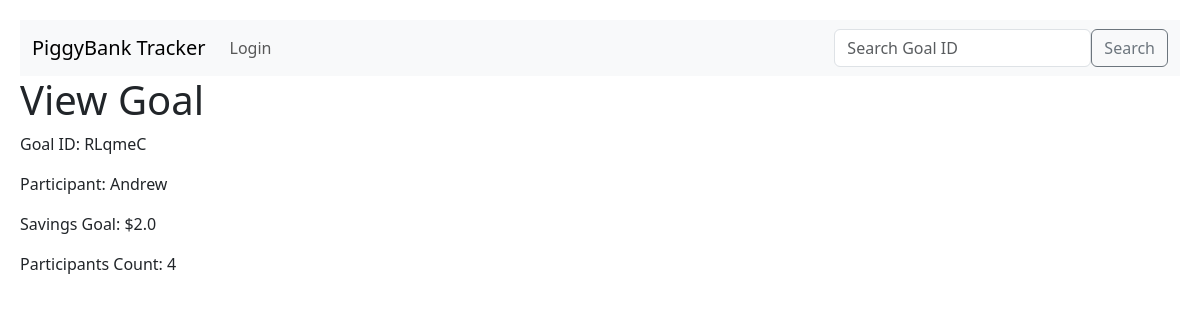
The app's page /view_goal/RLqmeC with its own data.
### models.py (models this page shows)
class Goal(db.Model):
    id = db.Column(db.String(10), primary_key=True)
    name = db.Column(db.String(100), nullable=False)
    savings_goal = db.Column(db.Float, nullable=False)
    participants = db.Column(db.Integer, nullable=False) # This becomes number_of_participants
    user_id = db.Column(db.String(100), nullable=False)

### app.py (the view)
@app.route('/view_goal/<string:goal_id>')
def view_goal(goal_id):
    goal = Goal.query.filter_by(id=goal_id).first()
    if goal is None:
        return render_template('no_goals.html')
    return render_template('view_goal.html', goal=goal)

### forms.py
class SearchGoalForm(FlaskForm):
    goal_id = StringField('Goal ID', validators=[DataRequired()])
    submit = SubmitField('Search Goal')

### app.py (called while the page is built)
@app.context_processor
def inject_search_goal_form():
    search_goal_form = SearchGoalForm()
    return dict(search_goal_form=search_goal_form)

### templates/view_goal.html (shortened to what this page needs)
<!DOCTYPE html>
<html lang="en">
<head>
    <link rel="stylesheet" href="https://cdn.jsdelivr.net/npm/bootstrap@5.3.0/dist/css/bootstrap.min.css">
</head>
<body>
    {% include 'assets/navbar.html' %}
    <h1>View Goal</h1>
    {% if goal %}
        <p>Goal ID: {{ goal.id }}</p>
        <p>Participant: {{ goal.name }}</p>
        <p>Savings Goal: ${{ goal.savings_goal|round(2) }}</p>
        <p>Participants Count: {{ goal.participants }}</p>
    {% else %}
        <p>Goal not found.</p>
    {% endif %}
</body>
</html>

### templates/view_goal.html (style rules this page uses)
body { padding: 20px; }

### records on screen
Goal: id "RLqmeC", name "Andrew", savings_goal "2.0", participants "4"
